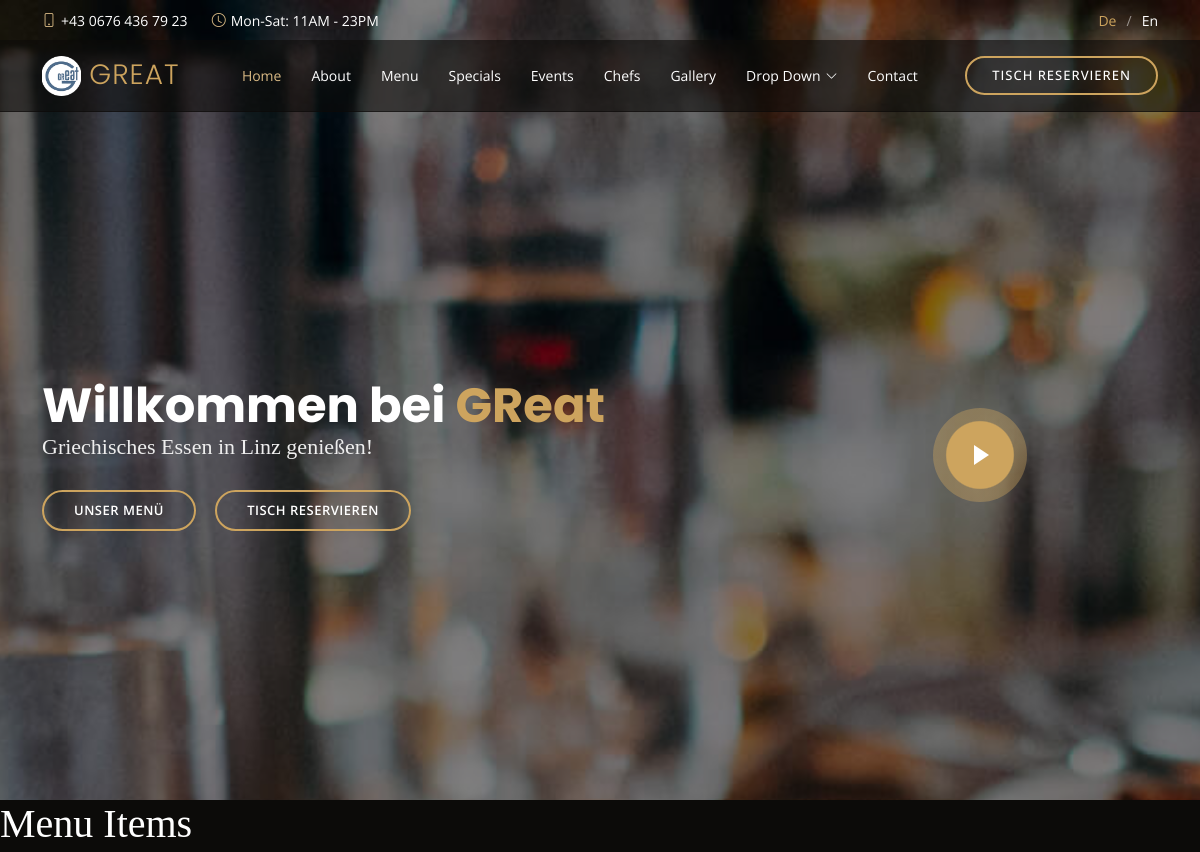
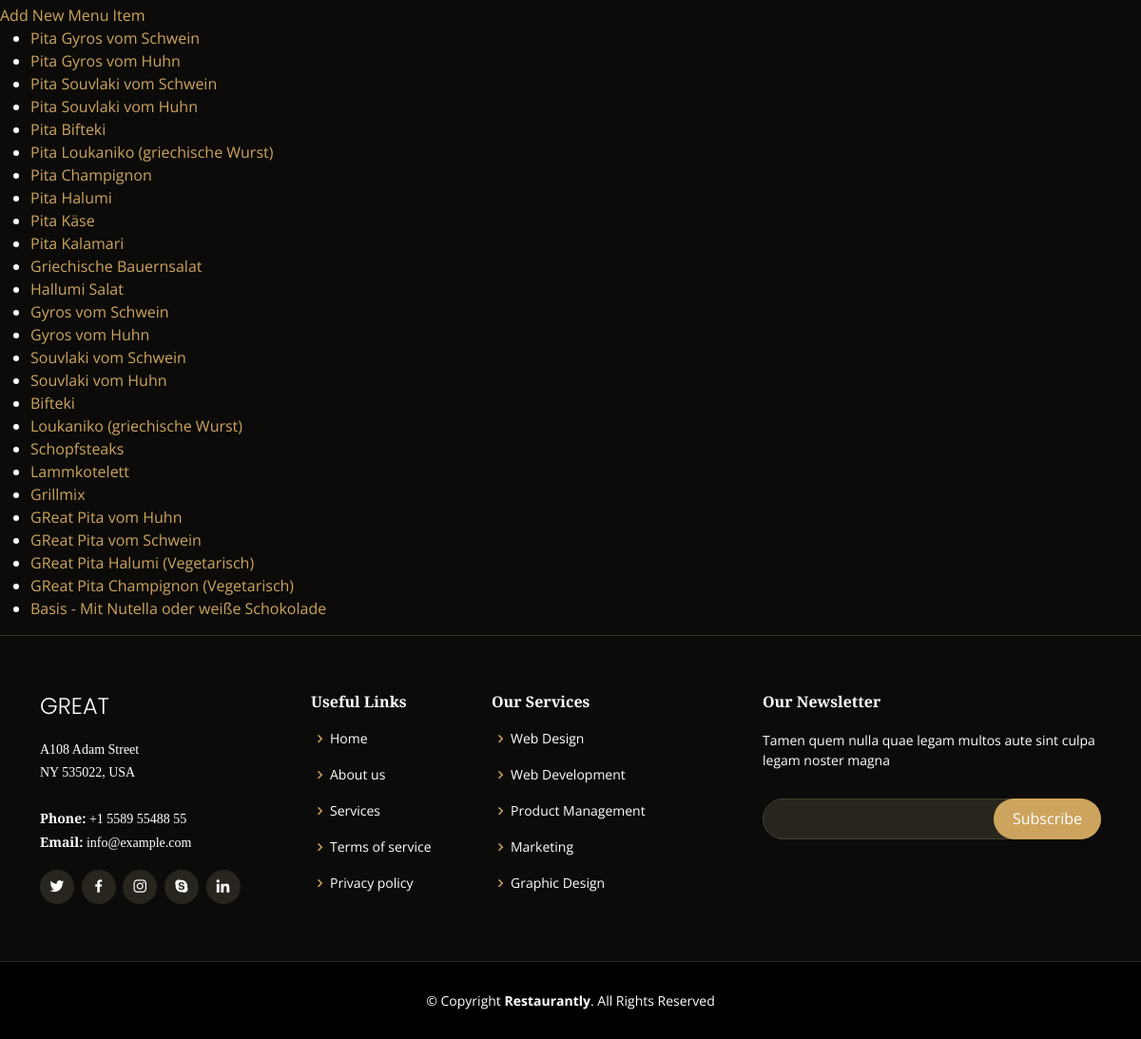
The page /menu on the database its author committed (2 pictures, top to bottom).
### main/models.py (models this page shows, shortened)
class MenuItem(models.Model):
    category = models.ForeignKey(Category, on_delete=models.CASCADE)
    name = models.CharField(max_length=100)
    slug = models.CharField(max_length=1000, null=True, blank=True)
    description = models.TextField()
    price = models.DecimalField(max_digits=5, decimal_places=2)
    image = models.ImageField(upload_to='menu_images/')
    ingredients = models.TextField()
    sauce = models.TextField(null=True, blank=True)

### main/views.py (the view)
# urls.py: path('menu', MenuItemListView.as_view(), name='menu_item_list'),
class MenuItemListView(ListView):
    model = MenuItem
    template_name = 'main/menu_item_list.html'

### main/templates/main/menu_item_list.html
{% extends 'main/base.html' %}
{% block content %}
    <h1>Menu Items</h1>
    <a href="{% url 'menu_item_create' %}">Add New Menu Item</a>
    <ul>
    {% for item in object_list %}
        <li>
            <a href="{% url 'menu_item_detail' slug=item.slug %}">{{ item.name }}</a>
        </li>
    {% endfor %}
    </ul>
{% endblock %}

### main/templates/main/base.html (shortened to what this page needs)
{% load static %}
<!DOCTYPE html>
<html lang="en">
<head>
  <link href="{% static 'main/vendor/animate.css/animate.min.css' %}" rel="stylesheet">
  <link href="{% static 'main/vendor/aos/aos.css' %}" rel="stylesheet">
  <link href="{% static 'main/vendor/bootstrap/css/bootstrap.min.css' %}" rel="stylesheet">
  <link href="{% static 'main/vendor/bootstrap-icons/bootstrap-icons.css' %}" rel="stylesheet">
  <link href="{% static 'main/vendor/boxicons/css/boxicons.min.css' %}" rel="stylesheet">
  <link href="{% static 'main/vendor/glightbox/css/glightbox.min.css' %}" rel="stylesheet">
  <link href="{% static 'main/vendor/swiper/swiper-bundle.min.css' %}" rel="stylesheet">
  <link href="{% static 'main/css/style.css' %}" rel="stylesheet">
</head>
<body>
  <div id="topbar" class="d-flex align-items-center fixed-top">
    <div class="container d-flex justify-content-center justify-content-md-between">
      <div class="contact-info d-flex align-items-center">
        <i class="bi bi-phone d-flex align-items-center"><span>+43 0676 436 79 23</span></i>
        <i class="bi bi-clock d-flex align-items-center ms-4"><span> Mon-Sat: 11AM - 23PM</span></i>
      </div>
      <div class="languages d-none d-md-flex align-items-center">
        <ul>
          <li>De</li>
          <li><a href="#">En</a></li>
        </ul>
      </div>
    </div>
  </div>
  <header id="header" class="fixed-top d-flex align-items-cente">
    <div class="container-fluid container-xl d-flex align-items-center justify-content-lg-between">
      <a href="{% url 'index' %}" class="logo me-auto me-lg-0"><img src="{% static 'main/img/LOGO.webp' %}" alt="" class="img-fluid"> GReat</a>
      <nav id="navbar" class="navbar order-last order-lg-0">
        <ul>
          <li><a class="nav-link scrollto active" href="#hero">Home</a></li>
          <li><a class="nav-link scrollto" href="#about">About</a></li>
          <li><a class="nav-link scrollto" href="#menu">Menu</a></li>
          <li><a class="nav-link scrollto" href="#specials">Specials</a></li>
          <li><a class="nav-link scrollto" href="#events">Events</a></li>
          <li><a class="nav-link scrollto" href="#chefs">Chefs</a></li>
          <li><a class="nav-link scrollto" href="#gallery">Gallery</a></li>
          <li class="dropdown"><a href="#"><span>Drop Down</span> <i class="bi bi-chevron-down"></i></a>
          </li>
          <li><a class="nav-link scrollto" href="#contact">Contact</a></li>
        </ul>
      </nav>
      <a href="#book-a-table" class="book-a-table-btn scrollto d-none d-lg-flex">Tisch Reservieren</a>
    </div>
  </header>
  <section id="hero" class="d-flex align-items-center">
    <div class="container position-relative text-center text-lg-start" data-aos="zoom-in" data-aos-delay="100">
      <div class="row">
        <div class="col-lg-8">
          <h1>Willkommen bei <span>GReat</span></h1>
          <h2>Griechisches Essen in Linz genießen!</h2>
          <div class="btns">
            <a href="#menu" class="btn-menu animated fadeInUp scrollto">Unser Menü</a>
            <a href="#book-a-table" class="btn-book animated fadeInUp scrollto">Tisch reservieren</a>
          </div>
        </div>
        <div class="col-lg-4 d-flex align-items-center justify-content-center position-relative" data-aos="zoom-in" data-aos-delay="200">
          <a href="https://www.youtube.com/watch?v=u6BOC7CDUTQ" class="glightbox play-btn"></a>
        </div>
      </div>
    </div>
  </section>
  <main id="main">
    {% block content %}
    {% endblock %}
  </main>
  <footer id="footer">
    <div class="footer-top">
      <div class="container">
        <div class="row">
          <div class="col-lg-3 col-md-6">
            <div class="footer-info">
              <h3>GReat</h3>
              <p>
                A108 Adam Street <br>
                NY 535022, USA<br><br>
                <strong>Phone:</strong> +1 5589 55488 55<br>
                <strong>Email:</strong> info@example.com<br>
              </p>
              <div class="social-links mt-3">
                <a href="#" class="twitter"><i class="bx bxl-twitter"></i></a>
                <a href="#" class="facebook"><i class="bx bxl-facebook"></i></a>
                <a href="#" class="instagram"><i class="bx bxl-instagram"></i></a>
                <a href="#" class="google-plus"><i class="bx bxl-skype"></i></a>
                <a href="#" class="linkedin"><i class="bx bxl-linkedin"></i></a>
              </div>
            </div>
          </div>
          <div class="col-lg-2 col-md-6 footer-links">
            <h4>Useful Links</h4>
            <ul>
              <li><i class="bx bx-chevron-right"></i> <a href="#">Home</a></li>
              <li><i class="bx bx-chevron-right"></i> <a href="#">About us</a></li>
              <li><i class="bx bx-chevron-right"></i> <a href="#">Services</a></li>
              <li><i class="bx bx-chevron-right"></i> <a href="#">Terms of service</a></li>
              <li><i class="bx bx-chevron-right"></i> <a href="#">Privacy policy</a></li>
            </ul>
          </div>
          <div class="col-lg-3 col-md-6 footer-links">
            <h4>Our Services</h4>
            <ul>
              <li><i class="bx bx-chevron-right"></i> <a href="#">Web Design</a></li>
              <li><i class="bx bx-chevron-right"></i> <a href="#">Web Development</a></li>
              <li><i class="bx bx-chevron-right"></i> <a href="#">Product Management</a></li>
              <li><i class="bx bx-chevron-right"></i> <a href="#">Marketing</a></li>
              <li><i class="bx bx-chevron-right"></i> <a href="#">Graphic Design</a></li>
            </ul>
          </div>
          <div class="col-lg-4 col-md-6 footer-newsletter">
            <h4>Our Newsletter</h4>
            <p>Tamen quem nulla quae legam multos aute sint culpa legam noster magna</p>
            <form action="" method="post">
              <input type="email" name="email"><input type="submit" value="Subscribe">
            </form>
          </div>
        </div>
      </div>
    </div>
    <div class="container">
      <div class="copyright">
        &copy; Copyright <strong><span>Restaurantly</span></strong>. All Rights Reserved
      </div>
    </div>
  </footer>
</body>
</html>

### rows shown on the page
MenuItem: name "Pita Gyros vom Schwein"
MenuItem: name "Pita Gyros vom Huhn"
MenuItem: name "Pita Souvlaki vom Schwein"
MenuItem: name "Pita Souvlaki vom Huhn"
MenuItem: name "Pita Bifteki"
MenuItem: name "Pita Loukaniko (griechische Wurst)"
MenuItem: name "Pita Champignon"
MenuItem: name "Pita Halumi"
MenuItem: name "Pita Käse"
MenuItem: name "Pita Kalamari"
MenuItem: name "Griechische Bauernsalat"
MenuItem: name "Hallumi Salat"
MenuItem: name "Gyros vom Schwein"
MenuItem: name "Gyros vom Huhn"
MenuItem: name "Souvlaki vom Schwein"
MenuItem: name "Souvlaki vom Huhn"
MenuItem: name "Bifteki"
MenuItem: name "Loukaniko (griechische Wurst)"
MenuItem: name "Schopfsteaks"
MenuItem: name "Lammkotelett"
MenuItem: name "Grillmix"
MenuItem: name "GReat Pita vom Huhn"
MenuItem: name "GReat Pita vom Schwein"
MenuItem: name "GReat Pita Halumi (Vegetarisch)"
MenuItem: name "GReat Pita Champignon (Vegetarisch)"
MenuItem: name "Basis - Mit Nutella oder weiße Schokolade"
